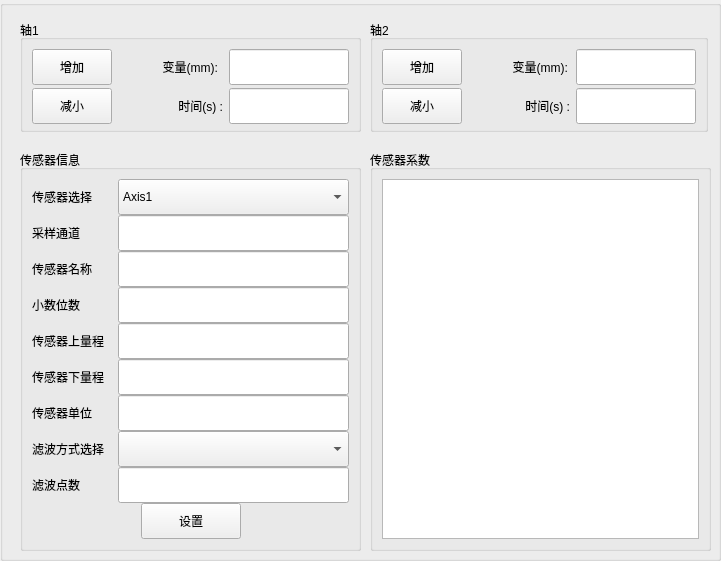
   <widget class="QGroupBox" name="groupBox_4">
    <property name="geometry">
     <rect>
      <x>410</x>
      <y>11</y>
      <width>721</width>
      <height>561</height>
     </rect>
    </property>
    <property name="title">
     <string/>
    </property>
    <widget class="QGroupBox" name="groupBox">
     <property name="geometry">
      <rect>
       <x>20</x>
       <y>20</y>
       <width>341</width>
       <height>112</height>
      </rect>
     </property>
     <property name="title">
      <string>轴1</string>
     </property>
     <layout class="QGridLayout" name="gridLayout_2">
      <item row="0" column="0">
       <layout class="QVBoxLayout" name="verticalLayout_58">
        <item>
         <widget class="QPushButton" name="btn_axis_increase_1">
          <property name="minimumSize">
           <size>
            <width>80</width>
            <height>36</height>
           </size>
          </property>
          <property name="maximumSize">
           <size>
            <width>80</width>
            <height>36</height>
           </size>
          </property>
          <property name="text">
           <string>增加</string>
          </property>
         </widget>
        </item>
        <item>
         <widget class="QPushButton" name="btn_axis_decrease_1">
          <property name="minimumSize">
           <size>
            <width>80</width>
            <height>36</height>
           </size>
          </property>
          <property name="maximumSize">
           <size>
            <width>80</width>
            <height>36</height>
           </size>
          </property>
          <property name="text">
           <string>减小</string>
          </property>
         </widget>
        </item>
       </layout>
      </item>
      <item row="0" column="1">
       <layout class="QVBoxLayout" name="verticalLayout_63">
        <item>
         <widget class="QLabel" name="label_134">
          <property name="minimumSize">
           <size>
            <width>100</width>
            <height>36</height>
           </size>
          </property>
          <property name="maximumSize">
           <size>
            <width>100</width>
            <height>36</height>
           </size>
          </property>
          <property name="text">
           <string>变量(mm):</string>
          </property>
          <property name="alignment">
           <set>Qt::AlignRight|Qt::AlignTrailing|Qt::AlignVCenter</set>
          </property>
         </widget>
        </item>
        <item>
         <widget class="QLabel" name="label_135">
          <property name="minimumSize">
           <size>
            <width>0</width>
            <height>36</height>
           </size>
          </property>
          <property name="maximumSize">
           <size>
            <width>16777215</width>
            <height>36</height>
           </size>
          </property>
          <property name="text">
           <string>时间(s) :</string>
          </property>
          <property name="alignment">
           <set>Qt::AlignRight|Qt::AlignTrailing|Qt::AlignVCenter</set>
          </property>
         </widget>
        </item>
       </layout>
      </item>
      <item row="0" column="2">
       <layout class="QVBoxLayout" name="verticalLayout_9">
        <item>
         <widget class="QLineEdit" name="lineEdit_axis_relative_distance_1">
          <property name="sizePolicy">
           <sizepolicy hsizetype="Preferred" vsizetype="Fixed">
            <horstretch>0</horstretch>
            <verstretch>0</verstretch>
           </sizepolicy>
          </property>
          <property name="minimumSize">
           <size>
            <width>120</width>
            <height>36</height>
           </size>
          </property>
          <property name="maximumSize">
           <size>
            <width>120</width>
            <height>36</height>
           </size>
          </property>
         </widget>
        </item>
        <item>
         <widget class="QLineEdit" name="lineEdit_axis_relative_time_1">
          <property name="sizePolicy">
           <sizepolicy hsizetype="Preferred" vsizetype="Fixed">
            <horstretch>0</horstretch>
            <verstretch>0</verstretch>
           </sizepolicy>
          </property>
          <property name="minimumSize">
           <size>
            <width>120</width>
            <height>36</height>
           </size>
          </property>
          <property name="maximumSize">
           <size>
            <width>120</width>
            <height>36</height>
           </size>
          </property>
         </widget>
        </item>
       </layout>
      </item>
     </layout>
    </widget>
    <widget class="QGroupBox" name="groupBox_12">
     <property name="geometry">
      <rect>
       <x>370</x>
       <y>20</y>
       <width>338</width>
       <height>112</height>
      </rect>
     </property>
     <property name="title">
      <string>轴2</string>
     </property>
     <layout class="QGridLayout" name="gridLayout">
      <item row="0" column="0">
       <layout class="QVBoxLayout" name="verticalLayout_60">
        <item>
         <widget class="QPushButton" name="btn_axis_increase_2">
          <property name="minimumSize">
           <size>
            <width>80</width>
            <height>36</height>
           </size>
          </property>
          <property name="maximumSize">
           <size>
            <width>80</width>
            <height>36</height>
           </size>
          </property>
          <property name="text">
           <string>增加</string>
          </property>
         </widget>
        </item>
        <item>
         <widget class="QPushButton" name="btn_axis_decrease_2">
          <property name="minimumSize">
           <size>
            <width>80</width>
            <height>36</height>
           </size>
          </property>
          <property name="maximumSize">
           <size>
            <width>80</width>
            <height>36</height>
           </size>
          </property>
          <property name="text">
           <string>减小</string>
          </property>
         </widget>
        </item>
       </layout>
      </item>
      <item row="0" column="1">
       <layout class="QVBoxLayout" name="verticalLayout_66">
        <item>
         <widget class="QLabel" name="label_136">
          <property name="minimumSize">
           <size>
            <width>100</width>
            <height>36</height>
           </size>
          </property>
          <property name="maximumSize">
           <size>
            <width>100</width>
            <height>36</height>
           </size>
          </property>
          <property name="text">
           <string>变量(mm):</string>
          </property>
          <property name="alignment">
           <set>Qt::AlignRight|Qt::AlignTrailing|Qt::AlignVCenter</set>
          </property>
         </widget>
        </item>
        <item>
         <widget class="QLabel" name="label_137">
          <property name="minimumSize">
           <size>
            <width>0</width>
            <height>36</height>
           </size>
          </property>
          <property name="maximumSize">
           <size>
            <width>16777215</width>
            <height>36</height>
           </size>
          </property>
          <property name="text">
           <string>时间(s) :</string>
          </property>
          <property name="alignment">
           <set>Qt::AlignRight|Qt::AlignTrailing|Qt::AlignVCenter</set>
          </property>
         </widget>
        </item>
       </layout>
      </item>
      <item row="0" column="2">
       <layout class="QVBoxLayout" name="verticalLayout_10">
        <item>
         <widget class="QLineEdit" name="lineEdit_axis_relative_distance_2">
          <property name="sizePolicy">
           <sizepolicy hsizetype="Preferred" vsizetype="Fixed">
            <horstretch>0</horstretch>
            <verstretch>0</verstretch>
           </sizepolicy>
          </property>
          <property name="minimumSize">
           <size>
            <width>120</width>
            <height>36</height>
           </size>
          </property>
          <property name="maximumSize">
           <size>
            <width>120</width>
            <height>36</height>
           </size>
          </property>
         </widget>
        </item>
        <item>
         <widget class="QLineEdit" name="lineEdit_axis_relative_time_2">
          <property name="sizePolicy">
           <sizepolicy hsizetype="Preferred" vsizetype="Fixed">
            <horstretch>0</horstretch>
            <verstretch>0</verstretch>
           </sizepolicy>
          </property>
          <property name="minimumSize">
           <size>
            <width>120</width>
            <height>36</height>
           </size>
          </property>
          <property name="maximumSize">
           <size>
            <width>120</width>
            <height>36</height>
           </size>
          </property>
         </widget>
        </item>
       </layout>
      </item>
     </layout>
    </widget>
    <widget class="QGroupBox" name="groupBox_6">
     <property name="geometry">
      <rect>
       <x>20</x>
       <y>150</y>
       <width>341</width>
       <height>401</height>
      </rect>
     </property>
     <property name="title">
      <string>传感器信息</string>
     </property>
     <layout class="QGridLayout" name="gridLayout_7">
      <item row="0" column="0">
       <layout class="QVBoxLayout" name="verticalLayout_12">
        <item>
         <layout class="QHBoxLayout" name="horizontalLayout_8" stretch="2,20">
          <item>
           <layout class="QVBoxLayout" name="verticalLayout_13">
            <item>
             <widget class="QLabel" name="label_144">
              <property name="minimumSize">
               <size>
                <width>80</width>
                <height>36</height>
               </size>
              </property>
              <property name="maximumSize">
               <size>
                <width>16777215</width>
                <height>36</height>
               </size>
              </property>
              <property name="text">
               <string>传感器选择</string>
              </property>
              <property name="alignment">
               <set>Qt::AlignLeading|Qt::AlignLeft|Qt::AlignVCenter</set>
              </property>
             </widget>
            </item>
            <item>
             <widget class="QLabel" name="label_145">
              <property name="minimumSize">
               <size>
                <width>0</width>
                <height>36</height>
               </size>
              </property>
              <property name="maximumSize">
               <size>
                <width>16777215</width>
                <height>36</height>
               </size>
              </property>
              <property name="text">
               <string>采样通道</string>
              </property>
              <property name="alignment">
               <set>Qt::AlignLeading|Qt::AlignLeft|Qt::AlignVCenter</set>
              </property>
             </widget>
            </item>
            <item>
             <widget class="QLabel" name="label_146">
              <property name="minimumSize">
               <size>
                <width>0</width>
                <height>36</height>
               </size>
              </property>
              <property name="maximumSize">
               <size>
                <width>16777215</width>
                <height>36</height>
               </size>
              </property>
              <property name="text">
               <string>传感器名称</string>
              </property>
              <property name="alignment">
               <set>Qt::AlignLeading|Qt::AlignLeft|Qt::AlignVCenter</set>
              </property>
             </widget>
            </item>
            <item>
             <widget class="QLabel" name="label_147">
              <property name="minimumSize">
               <size>
                <width>0</width>
                <height>36</height>
               </size>
              </property>
              <property name="maximumSize">
               <size>
                <width>16777215</width>
                <height>36</height>
               </size>
              </property>
              <property name="text">
               <string>小数位数</string>
              </property>
              <property name="alignment">
               <set>Qt::AlignLeading|Qt::AlignLeft|Qt::AlignVCenter</set>
              </property>
             </widget>
            </item>
            <item>
             <widget class="QLabel" name="label_148">
              <property name="minimumSize">
               <size>
                <width>0</width>
                <height>36</height>
               </size>
              </property>
              <property name="maximumSize">
               <size>
                <width>16777215</width>
                <height>36</height>
               </size>
              </property>
              <property name="text">
               <string>传感器上量程</string>
              </property>
              <property name="alignment">
               <set>Qt::AlignLeading|Qt::AlignLeft|Qt::AlignVCenter</set>
              </property>
             </widget>
            </item>
            <item>
             <widget class="QLabel" name="label_149">
              <property name="minimumSize">
               <size>
                <width>0</width>
                <height>36</height>
               </size>
              </property>
              <property name="maximumSize">
               <size>
                <width>16777215</width>
                <height>36</height>
               </size>
              </property>
              <property name="text">
               <string>传感器下量程</string>
              </property>
              <property name="alignment">
               <set>Qt::AlignLeading|Qt::AlignLeft|Qt::AlignVCenter</set>
              </property>
             </widget>
            </item>
            <item>
             <widget class="QLabel" name="label_150">
              <property name="minimumSize">
               <size>
                <width>0</width>
                <height>36</height>
               </size>
              </property>
              <property name="maximumSize">
               <size>
                <width>16777215</width>
                <height>36</height>
               </size>
              </property>
              <property name="text">
               <string>传感器单位</string>
              </property>
              <property name="alignment">
               <set>Qt::AlignLeading|Qt::AlignLeft|Qt::AlignVCenter</set>
              </property>
             </widget>
            </item>
            <item>
             <widget class="QLabel" name="label_152">
              <property name="minimumSize">
               <size>
                <width>0</width>
                <height>36</height>
               </size>
              </property>
              <property name="maximumSize">
               <size>
                <width>16777215</width>
                <height>36</height>
               </size>
              </property>
              <property name="text">
               <string>滤波方式选择</string>
              </property>
              <property name="alignment">
               <set>Qt::AlignLeading|Qt::AlignLeft|Qt::AlignVCenter</set>
              </property>
             </widget>
            </item>
            <item>
             <widget class="QLabel" name="label_151">
              <property name="minimumSize">
               <size>
                <width>0</width>
                <height>36</height>
               </size>
              </property>
              <property name="maximumSize">
               <size>
                <width>16777215</width>
                <height>36</height>
               </size>
              </property>
              <property name="text">
               <string>滤波点数</string>
              </property>
              <property name="alignment">
               <set>Qt::AlignLeading|Qt::AlignLeft|Qt::AlignVCenter</set>
              </property>
             </widget>
            </item>
           </layout>
          </item>
          <item>
           <layout class="QVBoxLayout" name="verticalLayout_14">
            <item>
             <widget class="QComboBox" name="comboBox_axis_choose">
              <property name="minimumSize">
               <size>
                <width>200</width>
                <height>36</height>
               </size>
              </property>
              <property name="maximumSize">
               <size>
                <width>16777215</width>
                <height>36</height>
               </size>
              </property>
              <item>
               <property name="text">
                <string>Axis1</string>
               </property>
              </item>
              <item>
               <property name="text">
                <string>Axis2</string>
               </property>
              </item>
             </widget>
            </item>
            <item>
             <widget class="QLineEdit" name="lineEdit_info_channel">
              <property name="sizePolicy">
               <sizepolicy hsizetype="Preferred" vsizetype="Fixed">
                <horstretch>0</horstretch>
                <verstretch>0</verstretch>
               </sizepolicy>
              </property>
              <property name="minimumSize">
               <size>
                <width>0</width>
                <height>36</height>
               </size>
              </property>
              <property name="maximumSize">
               <size>
                <width>16777215</width>
                <height>36</height>
               </size>
              </property>
             </widget>
            </item>
            <item>
             <widget class="QLineEdit" name="lineEdit_info_sensor_name">
              <property name="sizePolicy">
               <sizepolicy hsizetype="Preferred" vsizetype="Fixed">
                <horstretch>0</horstretch>
                <verstretch>0</verstretch>
               </sizepolicy>
              </property>
              <property name="minimumSize">
               <size>
                <width>0</width>
                <height>36</height>
               </size>
              </property>
              <property name="maximumSize">
               <size>
                <width>16777215</width>
                <height>36</height>
               </size>
              </property>
             </widget>
            </item>
            <item>
             <widget class="QLineEdit" name="lineEdit_info_fractional_number">
              <property name="sizePolicy">
               <sizepolicy hsizetype="Preferred" vsizetype="Fixed">
                <horstretch>0</horstretch>
                <verstretch>0</verstretch>
               </sizepolicy>
              </property>
              <property name="minimumSize">
               <size>
                <width>0</width>
                <height>36</height>
               </size>
              </property>
              <property name="maximumSize">
               <size>
                <width>16777215</width>
                <height>36</height>
               </size>
              </property>
             </widget>
            </item>
            <item>
             <widget class="QLineEdit" name="lineEdit_info_range_up">
              <property name="sizePolicy">
               <sizepolicy hsizetype="Preferred" vsizetype="Fixed">
                <horstretch>0</horstretch>
                <verstretch>0</verstretch>
               </sizepolicy>
              </property>
              <property name="minimumSize">
               <size>
                <width>0</width>
                <height>36</height>
               </size>
              </property>
              <property name="maximumSize">
               <size>
                <width>16777215</width>
                <height>36</height>
               </size>
              </property>
             </widget>
            </item>
            <item>
             <widget class="QLineEdit" name="lineEdit_info_range_down">
              <property name="sizePolicy">
               <sizepolicy hsizetype="Preferred" vsizetype="Fixed">
                <horstretch>0</horstretch>
                <verstretch>0</verstretch>
               </sizepolicy>
              </property>
              <property name="minimumSize">
               <size>
                <width>0</width>
                <height>36</height>
               </size>
              </property>
              <property name="maximumSize">
               <size>
                <width>16777215</width>
                <height>36</height>
               </size>
              </property>
             </widget>
            </item>
            <item>
             <widget class="QLineEdit" name="lineEdit_info_sensor_unit">
              <property name="sizePolicy">
               <sizepolicy hsizetype="Preferred" vsizetype="Fixed">
                <horstretch>0</horstretch>
                <verstretch>0</verstretch>
               </sizepolicy>
              </property>
              <property name="minimumSize">
               <size>
                <width>0</width>
                <height>36</height>
               </size>
              </property>
              <property name="maximumSize">
               <size>
                <width>16777215</width>
                <height>36</height>
               </size>
              </property>
             </widget>
            </item>
            <item>
             <widget class="QComboBox" name="comboBox_info_filtering_choose">
              <property name="minimumSize">
               <size>
                <width>0</width>
                <height>36</height>
               </size>
              </property>
              <property name="maximumSize">
               <size>
                <width>16777215</width>
                <height>36</height>
               </size>
              </property>
             </widget>
            </item>
            <item>
             <widget class="QLineEdit" name="lineEdit_info_filtering_number">
              <property name="sizePolicy">
               <sizepolicy hsizetype="Preferred" vsizetype="Fixed">
                <horstretch>0</horstretch>
                <verstretch>0</verstretch>
               </sizepolicy>
              </property>
              <property name="minimumSize">
               <size>
                <width>0</width>
                <height>36</height>
               </size>
              </property>
              <property name="maximumSize">
               <size>
                <width>16777215</width>
                <height>36</height>
               </size>
              </property>
             </widget>
            </item>
           </layout>
          </item>
         </layout>
        </item>
        <item>
         <layout class="QHBoxLayout" name="horizontalLayout_9">
          <item>
           <spacer name="horizontalSpacer">
            <property name="orientation">
             <enum>Qt::Horizontal</enum>
            </property>
            <property name="sizeHint" stdset="0">
             <size>
              <width>40</width>
              <height>20</height>
             </size>
            </property>
           </spacer>
          </item>
          <item>
           <widget class="QPushButton" name="pushButton_info_set">
            <property name="minimumSize">
             <size>
              <width>100</width>
              <height>36</height>
             </size>
            </property>
            <property name="maximumSize">
             <size>
              <width>100</width>
              <height>36</height>
             </size>
            </property>
            <property name="text">
             <string>设置</string>
            </property>
           </widget>
          </item>
          <item>
           <spacer name="horizontalSpacer_18">
            <property name="orientation">
             <enum>Qt::Horizontal</enum>
            </property>
            <property name="sizeHint" stdset="0">
             <size>
              <width>40</width>
              <height>20</height>
             </size>
            </property>
           </spacer>
          </item>
         </layout>
        </item>
       </layout>
      </item>
     </layout>
    </widget>
    <widget class="QGroupBox" name="groupBox_7">
     <property name="geometry">
      <rect>
       <x>370</x>
       <y>150</y>
       <width>341</width>
       <height>401</height>
      </rect>
     </property>
     <property name="title">
      <string>传感器系数</string>
     </property>
     <layout class="QGridLayout" name="gridLayout_6">
      <item row="0" column="0">
       <widget class="QTableWidget" name="tableWidget"/>
      </item>
     </layout>
    </widget>
   </widget>
